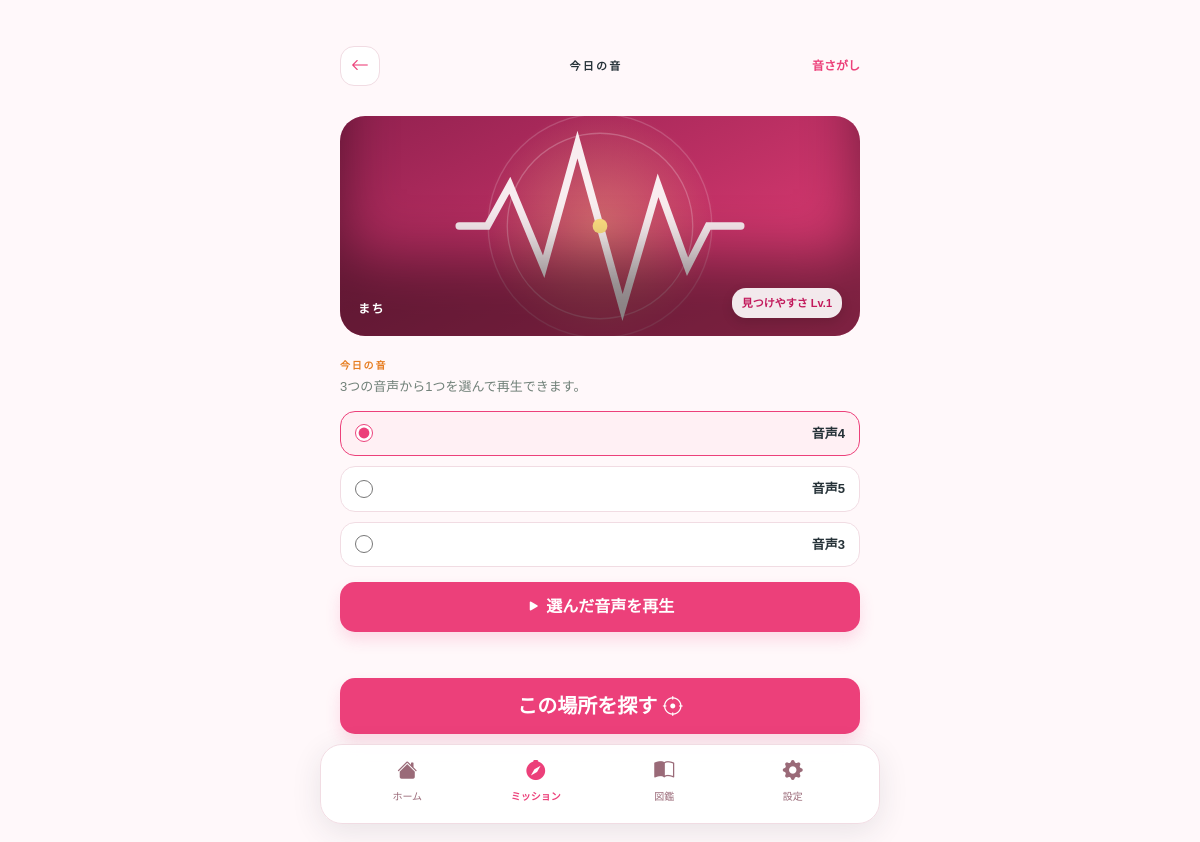
/mission (signed in), run on the app's committed database.
### models.py (models this page shows)
class Spot(db.Model):
    id = db.Column(db.Integer, primary_key=True)
    name = db.Column(db.String(120), nullable=False)
    lat = db.Column(db.Float, nullable=False)
    lng = db.Column(db.Float, nullable=False)
    hint = db.Column(db.Text, nullable=False)
    fact = db.Column(db.Text, nullable=False)
    category = db.Column(db.String(40), nullable=False)
    audio = db.Column(db.String(120), nullable=True)
    image = db.Column(db.String(120), nullable=True)
    difficulty = db.Column(db.Integer, nullable=False, default=1)
    discovery = db.relationship("Discovery", back_populates="spot", cascade="all, delete-orphan")

### routes/main.py (the view)
@main_bp.get("/mission")
@login_required
def mission():
    found_ids = discovered_ids()
    spot = next_mission_spot(found_ids)
    session["mission_spot_id"] = spot.id if spot else None
    audio_options = []
    if spot:
        audio_spots = Spot.query.filter(Spot.audio.isnot(None)).order_by(Spot.id.asc()).all()
        decoys = [item for item in audio_spots if item.id != spot.id]
        random.shuffle(decoys)
        selected = [spot] + decoys[:2]
        random.shuffle(audio_spots)
        audio_options = [
            {"id": item.id, "label": f"音声{index + 1}", "audio": item.audio, "description": AUDIO_DESCRIPTIONS.get(item.id, "周囲の環境音が聞こえます。")}
            for index, item in enumerate(audio_spots)
        ]
        selected_ids = [item.id for item in selected]
        random.shuffle(selected_ids)
    else:
        selected_ids = []
    option_by_id = {option["id"]: option for option in audio_options}
    selected_audio_options = [option_by_id[spot_id] for spot_id in selected_ids]
    return render_template("mission.html", spot=spot, selected_audio_options=selected_audio_options)

### routes/main.py (called while the page is built)
def discovered_ids():
    user_id = session.get("user_id")
    if user_id is None:
        return set()
    return {item.spot_id for item in Discovery.query.filter_by(user_id=user_id).all()}

def login_required(view):
    @wraps(view)
    def wrapped(*args, **kwargs):
        if not session.get("user_id"):
            return redirect(url_for("main.login", next=request.path))
        return view(*args, **kwargs)
    return wrapped

def next_mission_spot(found_ids):
    candidates = Spot.query.filter(~Spot.id.in_(found_ids)).all() if found_ids else Spot.query.all()
    if not candidates:
        return None
    lowest_level = min(spot.difficulty for spot in candidates)
    return random.choice([spot for spot in candidates if spot.difficulty == lowest_level])

### templates/mission.html (shortened to what this page needs)
{% extends 'base.html' %}
{% block content %}
<header class="topbar">
  <a class="icon-button" href="{{ url_for('main.home') }}" aria-label="戻る"><i class="bi bi-arrow-left"></i></a>
  <span class="topbar-label">今日の音</span>
  <span class="step-count">音さがし</span>
</header>
{% if spot %}
<div class="mission-photo" style="background-image: url('{{ url_for('static', filename='img/mission-clue.svg') }}')"><span>{{ spot.category }}</span><strong class="difficulty-badge">見つけやすさ Lv.{{ spot.difficulty }}</strong></div>
<section class="mission-intro animate-fade-in">
  <p class="eyebrow accent-text">今日の音</p>
  <p class="mission-audio-help">3つの音声から1つを選んで再生できます。</p>
  <div class="mission-audio-picker" id="mission-audio-picker">
    {% for option in selected_audio_options %}
    <label class="mission-audio-row">
      <input class="mission-audio-choice" type="radio" name="mission-audio" value="{{ option.audio }}" data-description="{{ option.description }}" {% if loop.first %}checked{% endif %}>
      <span>{{ option.label }}</span>
    </label>
    {% endfor %}
    <div class="mission-audio-actions">
      <button class="btn btn-primary" id="play-mission-audio" type="button"><i class="bi bi-play-fill"></i> 選んだ音声を再生</button>
    </div>
    <div class="mission-audio-playback">
    </div>
  </div>
</section>
<a class="btn btn-primary btn-lg w-100 mt-3" href="{{ url_for('main.explore') }}">この場所を探す <i class="bi bi-crosshair"></i></a>
{% endif %}
{% endblock %}

### static/app.css (style rules this page uses)
:root { --primary:#EC407A;--primary-dark:#C2185B;--secondary:#F8BBD0;--accent:#E67E22;--green:#43A047;--panda:#E67E22;--sky:#64B5F6;--bg:#FFF8FA;--text:#263238;--muted:#708078;--line:#F1DCE3;--glass:rgba(255,255,255,.78) }
* { box-sizing:border-box }
body { margin:0;background:var(--bg);color:var(--text);font-family:'Noto Sans JP',sans-serif;font-size:15px }
a { text-decoration:none;color:inherit }
.eyebrow { font-size:10px;letter-spacing:.18em;font-weight:900;color:var(--muted);margin:0 }
.splash-screen .eyebrow,.accent-text { color:var(--accent) }
.topbar { display:flex;align-items:center;justify-content:space-between;min-height:52px;margin-bottom:30px }
.topbar-label { font-size:11px;letter-spacing:.2em;font-weight:900 }
.icon-button { width:40px;height:40px;border:1px solid var(--line);background:#fff;border-radius:14px;display:grid;place-items:center;color:var(--primary);font-size:18px }
.btn { border-radius:15px;padding:13px 18px;font-weight:700;border:0 }
.btn-primary { background:var(--primary);box-shadow:0 8px 15px rgba(236,64,122,.16) }
.step-count,.collection-count { font-size:12px;font-weight:700;color:var(--primary) }
.animate-fade-in { animation:fade-in .7s ease both }

### static/brand.css (style rules this page uses)
:root { --primary:#EC407A;--primary-dark:#C2185B;--secondary:#F8BBD0;--accent:#E67E22;--green:#43A047;--panda:#E67E22;--sky:#64B5F6;--bg:#FFF8FA;--text:#263238;--muted:#708078;--line:#F1DCE3;--glass:rgba(255,255,255,.78);--azalea:#EC407A;--background:#FFF8FA }
.mission-photo,.discover-photo { height:220px;margin:-6px 0 22px;border-radius:25px;background-position:center;background-size:cover;display:flex;align-items:end;padding:18px;color:#fff;box-shadow:inset 0 -80px 55px rgba(0,0,0,.46) }
.mission-photo span,.discover-photo span { font-size:12px;font-weight:900;letter-spacing:.12em }
.mission-audio-help { margin:4px 0 14px;color:var(--muted);font-size:13px }
.mission-audio-picker { display:grid;gap:10px }
.mission-audio-row { display:flex;align-items:center;justify-content:space-between;gap:14px;padding:12px 14px;background:#fff;border:1px solid var(--line);border-radius:15px;font-size:13px;font-weight:700 }
.mission-audio-actions { display:flex;gap:9px;margin-top:5px }
.mission-audio-actions .btn { flex:1 }
.mission-audio-choice { width:18px;height:18px;accent-color:var(--primary) }
.mission-audio-row { cursor:pointer }
.mission-audio-row:has(.mission-audio-choice:checked) { border-color:var(--primary);background:#FFF0F4 }
.mission-audio-playback { display:flex;align-items:center;gap:10px;flex-wrap:wrap }

### static/difficulty.css (style rules this page uses)
.difficulty-badge { display:inline-block;margin-left:auto;padding:7px 10px;border-radius:14px;background:rgba(255,255,255,.9);color:#C2185B;font-size:11px;font-weight:900;box-shadow:0 4px 12px rgba(0,0,0,.12) }

### data on the page
Spot: category "まち", difficulty "1", label "音声4"
Spot: label "音声5"
Spot: label "音声3"
